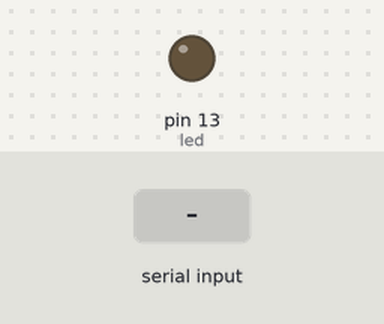
Bench run of a sketch on a simulated Arduino Uno, built with avr-gcc and run on an emulated ATmega328P. On the bench: output pins drawn as LEDs (lit = HIGH). Inputs (shaded band) come from the test bench.

Above: at 1.2 s.
1.3 s: "D\n" received over the second serial link
At 2.7 s:
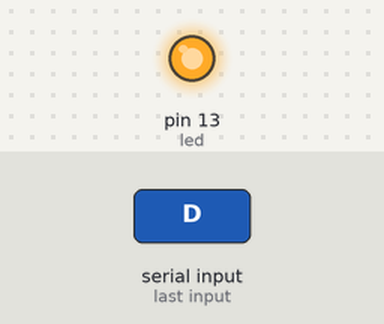
Timing chart, 0 to 4.3 s (numbered marks = the images above; inputs shaded):
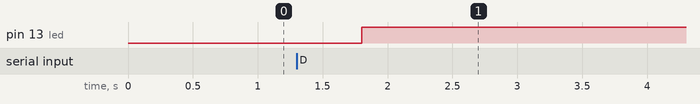

The sketch:

EnergyControl.ino
```cpp
 #include <SoftwareSerial.h>

SoftwareSerial serial1={10,11};

int botao = 7;
int led = 13;
bool estadoLed = 0;
int tempo = 0;
double tempototal=0;


void setup()
{

  pinMode(botao, INPUT_PULLUP); // define o pino do botao como entrada "INPUT"
  pinMode(led, OUTPUT);
  serial1.begin(9600);
}

void loop()
{
 if (serial1.available())
 {
 byte byteRecebido =serial1.read();
  //serial1.print(byteRecebido);
  delay(500);
 // Serial.print(byteRecebido);
  if(byteRecebido== 'D')
  {
    estadoLed = !estadoLed; // troca o estado do LED
    digitalWrite(led, estadoLed);
   // while(digitalRead(botao) == LOW);
  }

  }
 if(estadoLed == 1)
  {
   serial1.print(tempototal);
   serial1.print("\n");
   delay(1000);
   tempo++;
   tempototal = tempo;
  }


//  if(digitalRead(botao) == LOW) // Se o botão for pressionado
//  {
//    estadoLed = !estadoLed; // troca o estado do LED
//    digitalWrite(led, estadoLed);
//    while(digitalRead(botao) == LOW);
//  }


}
```

Measured:
- after the input at 1.3 s, pin 13 (led): LOW → HIGH after 0.50 s
